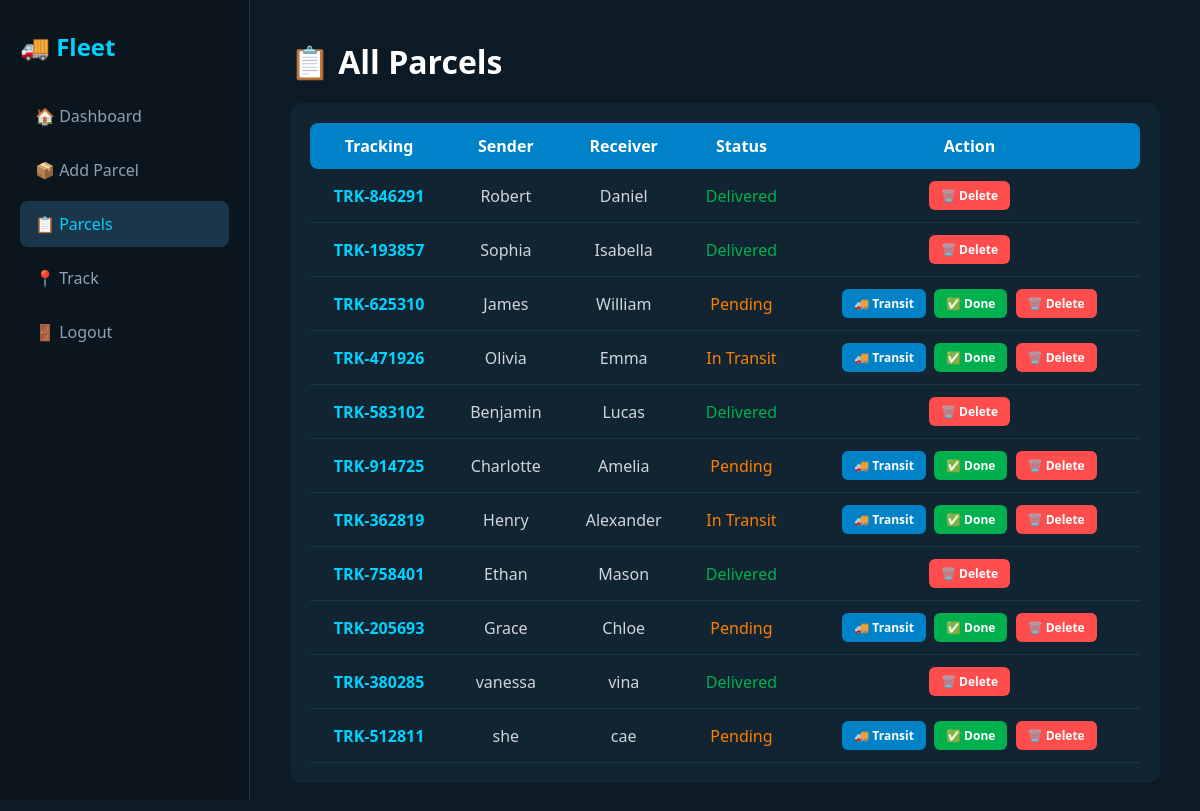
The app's page /parcels.php (signed in) with its own data.
### tables this page shows
CREATE TABLE `parcels` (
  `id` int(11) NOT NULL,
  `tracking_code` varchar(20) NOT NULL,
  `sender` varchar(100) NOT NULL,
  `receiver` varchar(100) NOT NULL,
  `origin` varchar(100) NOT NULL,
  `destination` varchar(100) NOT NULL,
  `weight` decimal(10,2) NOT NULL,
  `status` varchar(20) DEFAULT 'Pending',
  `created_at` timestamp NOT NULL DEFAULT current_timestamp()
);

### parcels.php (the view, shortened to what this page needs)
<?php
include 'db.php';
$query = mysqli_query($conn, "SELECT * FROM parcels ORDER BY created_at DESC");
?>
<!DOCTYPE html>
<html lang="en">
<head>
    <link rel="stylesheet" href="style.css">
</head>
<body>
    <div class="sidebar">
        <h2>🚚 Fleet</h2>
        <a href="dashboard.php">🏠 Dashboard</a>
        <a href="add_parcel.php">📦 Add Parcel</a>
        <a href="parcels.php" class="active">📋 Parcels</a>
        <a href="track.php">📍 Track</a>
        <a href="logout.php">🚪 Logout</a>
    </div>
    <div class="main-content">
        <div class="header">
            <h1>📋 All Parcels</h1>
        </div>
        <div class="table-container">
            <table>
                <thead>
                    <tr>
                        <th>Tracking</th>
                        <th>Sender</th>
                        <th>Receiver</th>
                        <th>Status</th>
                        <th>Action</th>
                    </tr>
                </thead>
                <tbody>
                    <?php while($row = mysqli_fetch_assoc($query)): ?>
                    <tr>
                        <td><?php echo $row['tracking_code']; ?></td>
                        <td><?php echo $row['sender']; ?></td>
                        <td><?php echo $row['receiver']; ?></td>
                        <td>
                            <span style="color: <?php echo $row['status'] == 'Delivered' ? '#00b04f' : ($row['status'] == 'Transit' ? '#00d2ff' : '#ff7e00'); ?>;">
                                <?php echo $row['status']; ?>
                            </span>
                        </td>
                        <td>
                            <?php if($row['status'] != 'Transit' && $row['status'] != 'Delivered'): ?>
                                <a href="update_status.php?id=<?php echo $row['id']; ?>&status=Transit" class="action-btn btn-transit">🚚 Transit</a>
                            <?php endif; ?>
                            <?php if($row['status'] != 'Delivered'): ?>
                                <a href="update_status.php?id=<?php echo $row['id']; ?>&status=Delivered" class="action-btn btn-done">✅ Done</a>
                            <?php endif; ?>
                            <a href="delete.php?id=<?php echo $row['id']; ?>" class="action-btn btn-delete" onclick="return confirm('Are you sure you want to delete this parcel?');">🗑️ Delete</a>
                        </td>
                    </tr>
                    <?php endwhile; ?>
                </tbody>
            </table>
        </div>
    </div>
</body>
</html>

### style.css (style rules this page uses)
* { margin: 0; padding: 0; box-sizing: border-box; font-family: "Segoe UI", sans-serif; }
body { background-color: #0b1a24; color: white; }
.sidebar { width: 250px; height: 100vh; position:fixed; overflow-y: auto; background-color: #0a151e; padding: 20px; border-right: 1px solid #1a364a; }
.sidebar h2 { color: #00d2ff; margin-bottom: 30px; }
.sidebar a { display: block; color: #8ba3b5; text-decoration: none; padding: 12px 15px; border-radius: 8px; margin-bottom: 5px; }
.sidebar a:hover, .sidebar a.active { background-color: #1a364a; color: #00d2ff; }
.main-content { margin-left: 250px; padding: 40px; width: calc(100% - 250px); box-sizing: border-box; }
.table-container { background: #112431; border-radius: 12px; padding: 20px; margin-top: 20px; }
table { width: 100%; border-collapse: collapse; text-align: center; }
th { background: #0082c8; color: white; padding: 12px; }
th:first-child { border-radius: 8px 0 0 8px; }
th:last-child { border-radius: 0 8px 8px 0; }
td { padding: 12px; border-bottom: 1px solid #1a364a; color: #d1d5db; }
.action-btn { padding: 6px 12px; border-radius: 6px; text-decoration: none; color: white; font-size: 12px; font-weight: bold; margin: 0 2px; display: inline-block; }
.btn-transit { background: #0082c8; }
.btn-done { background: #00b04f; }
.btn-delete { background: #ff4d4d; color: white; }
.sidebar { padding: 30px 20px; }
.sidebar a { margin-bottom: 8px; }
tbody tr { transition: background-color 0.2s ease; }
td:first-child { font-weight: bold; color: #00d2ff; }

### records on screen
parcels: tracking_code "TRK-846291", sender "Robert", receiver "Daniel", status "Delivered"
parcels: tracking_code "TRK-193857", sender "Sophia", receiver "Isabella", status "Delivered"
parcels: tracking_code "TRK-625310", sender "James", receiver "William", status "Pending"
parcels: tracking_code "TRK-471926", sender "Olivia", receiver "Emma", status "In Transit"
parcels: tracking_code "TRK-583102", sender "Benjamin", receiver "Lucas", status "Delivered"
parcels: tracking_code "TRK-914725", sender "Charlotte", receiver "Amelia", status "Pending"
parcels: tracking_code "TRK-362819", sender "Henry", receiver "Alexander", status "In Transit"
parcels: tracking_code "TRK-758401", sender "Ethan", receiver "Mason", status "Delivered"
parcels: tracking_code "TRK-205693", sender "Grace", receiver "Chloe", status "Pending"
parcels: tracking_code "TRK-380285", sender "vanessa", receiver "vina", status "Delivered"
parcels: tracking_code "TRK-512811", sender "she", receiver "cae", status "Pending"
